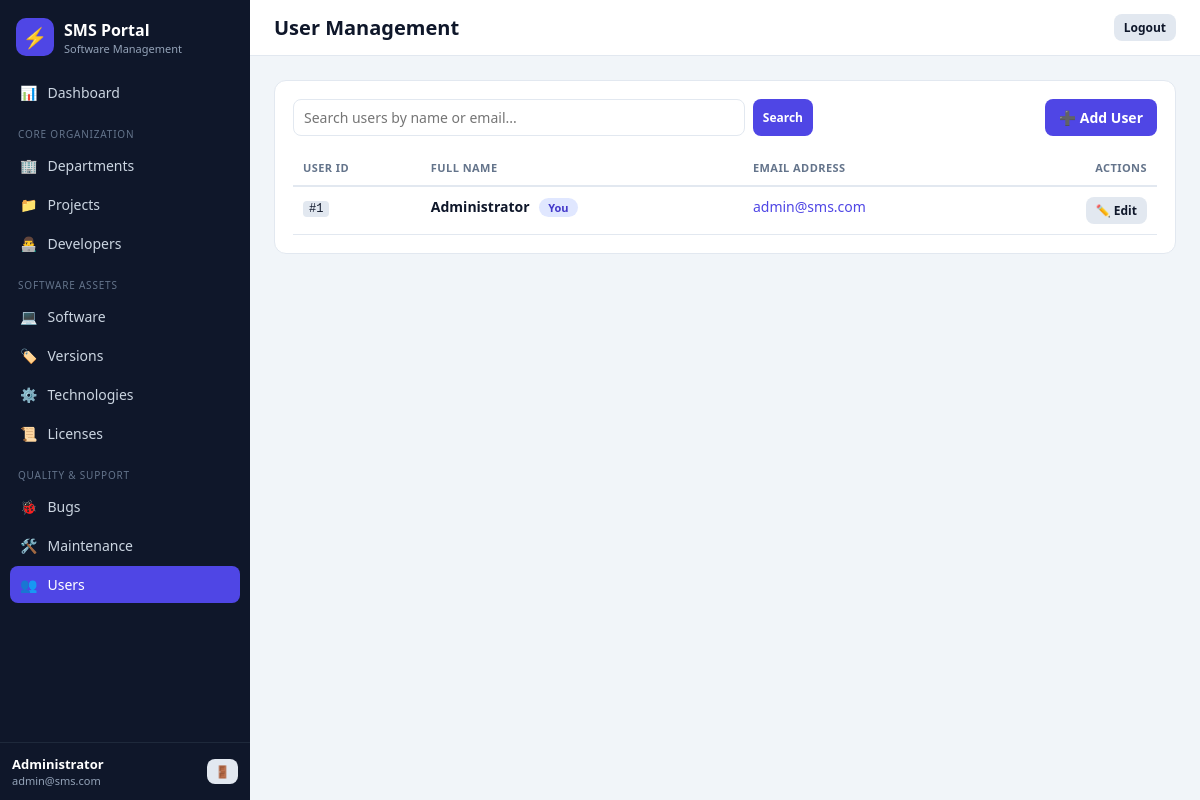
The page /users (signed in) on the database its author committed.
### tables this page shows
CREATE TABLE USERS (
  User_ID INTEGER PRIMARY KEY AUTOINCREMENT,
  Name TEXT NOT NULL,
  Email TEXT NOT NULL UNIQUE,
  Password_Hash TEXT NOT NULL
);

### app.py (the view)
@app.route('/users')
def users():
    s = search_arg()
    w, a = like(s, ['Name', 'Email'])
    return render_template('users.html', search=s,
                           users=q('SELECT User_ID, Name, Email FROM USERS' + w + ' ORDER BY User_ID', a))

### app.py (called while the page is built)
def db():
    if 'db' not in g:
        g.db = sqlite3.connect(DB_PATH)
        g.db.row_factory = sqlite3.Row
        g.db.execute('PRAGMA foreign_keys = ON')
    return g.db

def q(sql, args=()):
    return [dict(r) for r in db().execute(sql, args).fetchall()]

def like(search, cols):
    if not search:
        return '', []
    return ' WHERE ' + ' OR '.join(f'{c} LIKE ?' for c in cols), [f'%{search}%'] * len(cols)

@app.before_request
def guard():
    if request.endpoint in (None, 'static', 'login', 'register'):
        return
    if 'user_id' not in session:
        return redirect(url_for('login'))

@app.context_processor
def inject_user():
    return {'logged_user_name': session.get('user_name', ''),
            'logged_user_email': session.get('user_email', '')}

def search_arg():
    return request.args.get('search', '').strip()

### templates/users.html (shortened to what this page needs)
{% extends "base.html" %}
{% block page_heading %}User Management{% endblock %}
{% block content %}
<div class="card">
  <div class="toolbar-actions">
    <form action="{{ url_for('users') }}" method="GET" class="search-form">
      <input type="text" name="search" class="form-control" placeholder="Search users by name or email..." value="{{ search }}">
      <button type="submit" class="btn btn-primary btn-sm">Search</button>
    </form>
    <button type="button" class="btn btn-primary" onclick="openModal('addUserModal')">
      ➕ Add User
    </button>
  </div>
  <div class="table-responsive">
    <table class="data-table">
      <thead>
        <tr>
          <th>User ID</th>
          <th>Full Name</th>
          <th>Email Address</th>
          <th style="text-align: right;">Actions</th>
        </tr>
      </thead>
      <tbody>
        {% if users %}
          {% for u in users %}
            <tr>
              <td><code>#{{ u.User_ID }}</code></td>
              <td>
                <strong>{{ u.Name }}</strong>
                {% if u.User_ID == session.get('user_id') %}
                  <span class="badge badge-info" style="margin-left: 6px;">You</span>
                {% endif %}
              </td>
              <td><a href="mailto:{{ u.Email }}" style="color: var(--primary);">{{ u.Email }}</a></td>
              <td style="text-align: right;">
                <div class="action-buttons" style="justify-content: flex-end;">
                  <button type="button" class="btn btn-secondary btn-sm"
                          onclick="populateEditUser({{ u.User_ID }}, '{{ u.Name | replace('\'', '\\\'') }}', '{{ u.Email | replace('\'', '\\\'') }}')">
                    ✏️ Edit
                  </button>
                </div>
              </td>
            </tr>
          {% endfor %}
        {% else %}
          <tr>
            <td colspan="4" class="empty-state">No users found. Click "Add User" to register a new system operator.</td>
          </tr>
        {% endif %}
      </tbody>
    </table>
  </div>
</div>
{% endblock %}

### templates/base.html (shortened to what this page needs)
<!DOCTYPE html>
<html lang="en">
<head>
  <link rel="stylesheet" href="{{ url_for('static', filename='css/style.css') }}">
</head>
<body>
  <div class="app-container">
    <aside class="sidebar">
      <div class="sidebar-header">
        <div class="sidebar-brand-icon">⚡</div>
        <div class="sidebar-brand-text">
          <h2>SMS Portal</h2>
          <p>Software Management</p>
        </div>
      </div>
      <nav class="sidebar-nav">
        <a href="{{ url_for('dashboard') }}" class="nav-item {% if request.endpoint == 'dashboard' %}active{% endif %}">
          <span class="icon">📊</span>
          <span>Dashboard</span>
        </a>
        <div class="sidebar-nav-label">Core Organization</div>
        <a href="{{ url_for('departments') }}" class="nav-item {% if request.endpoint == 'departments' %}active{% endif %}">
          <span class="icon">🏢</span>
          <span>Departments</span>
        </a>
        <a href="{{ url_for('projects') }}" class="nav-item {% if request.endpoint == 'projects' %}active{% endif %}">
          <span class="icon">📁</span>
          <span>Projects</span>
        </a>
        <a href="{{ url_for('developers') }}" class="nav-item {% if request.endpoint == 'developers' %}active{% endif %}">
          <span class="icon">👨‍💻</span>
          <span>Developers</span>
        </a>
        <div class="sidebar-nav-label">Software Assets</div>
        <a href="{{ url_for('software') }}" class="nav-item {% if request.endpoint == 'software' %}active{% endif %}">
          <span class="icon">💻</span>
          <span>Software</span>
        </a>
        <a href="{{ url_for('versions') }}" class="nav-item {% if request.endpoint == 'versions' %}active{% endif %}">
          <span class="icon">🏷️</span>
          <span>Versions</span>
        </a>
        <a href="{{ url_for('technologies') }}" class="nav-item {% if request.endpoint == 'technologies' %}active{% endif %}">
          <span class="icon">⚙️</span>
          <span>Technologies</span>
        </a>
        <a href="{{ url_for('licenses') }}" class="nav-item {% if request.endpoint == 'licenses' %}active{% endif %}">
          <span class="icon">📜</span>
          <span>Licenses</span>
        </a>
        <div class="sidebar-nav-label">Quality & Support</div>
        <a href="{{ url_for('bugs') }}" class="nav-item {% if request.endpoint == 'bugs' %}active{% endif %}">
          <span class="icon">🐞</span>
          <span>Bugs</span>
        </a>
        <a href="{{ url_for('maintenance') }}" class="nav-item {% if request.endpoint == 'maintenance' %}active{% endif %}">
          <span class="icon">🛠️</span>
          <span>Maintenance</span>
        </a>
        <a href="{{ url_for('users') }}" class="nav-item {% if request.endpoint == 'users' %}active{% endif %}">
          <span class="icon">👥</span>
          <span>Users</span>
        </a>
      </nav>
      <div class="sidebar-footer">
        <div class="sidebar-user">
          <div class="sidebar-user-info">
            <strong>{{ logged_user_name }}</strong>
            <span>{{ logged_user_email }}</span>
          </div>
          <a href="{{ url_for('logout') }}" title="Logout" class="btn btn-sm btn-secondary" style="padding: 4px 8px;">🚪</a>
        </div>
      </div>
    </aside>
    <div class="main-wrapper">
      <header class="top-navbar">
        <div class="page-title">
          <h1>{% block page_heading %}Software Management System{% endblock %}</h1>
        </div>
        <div class="top-actions">
          <a href="{{ url_for('logout') }}" class="btn btn-sm btn-secondary">
            Logout
          </a>
        </div>
      </header>
      <main class="content-container">
        {% block content %}{% endblock %}
      </main>
    </div>
  </div>
</body>
</html>

### static/css/style.css (style rules this page uses)
:root { --primary:#4f46e5;--primary-d:#4338ca;--bg:#f1f5f9;--card:#fff;--text-main:#0f172a;--text-muted:#64748b;--border-color:#e2e8f0;--sidebar:#0f172a;--radius:12px;--radius-sm:8px }
* { box-sizing:border-box }
body { margin:0;font-family:system-ui,-apple-system,"Segoe UI",Roboto,sans-serif;font-size:14px;background:var(--bg);color:var(--text-main) }
a { text-decoration:none }
code { background:#e2e8f0;padding:1px 6px;border-radius:4px;font-size:12px }
.app-container { display:flex;min-height:100vh }
.sidebar { width:250px;background:var(--sidebar);color:#cbd5e1;display:flex;flex-direction:column;position:sticky;top:0;height:100vh;overflow-y:auto;flex-shrink:0 }
.sidebar-header { display:flex;gap:10px;align-items:center;padding:18px 16px }
.sidebar-brand-icon { width:38px;height:38px;border-radius:10px;background:var(--primary);display:flex;align-items:center;justify-content:center;font-size:20px }
.sidebar-brand-text h2 { margin:0;font-size:16px;color:#fff }
.sidebar-brand-text p { margin:0;font-size:11px;color:#94a3b8 }
.sidebar-nav { padding:0 10px;flex:1 }
.sidebar-nav-label { font-size:10px;text-transform:uppercase;letter-spacing:.08em;color:#64748b;margin:16px 8px 6px }
.nav-item { display:flex;gap:10px;align-items:center;padding:9px 10px;border-radius:var(--radius-sm);color:#cbd5e1;margin-bottom:2px }
.nav-item.active { background:var(--primary);color:#fff }
.sidebar-footer { padding:12px;border-top:1px solid #1e293b }
.sidebar-user { display:flex;justify-content:space-between;align-items:center;gap:8px }
.sidebar-user-info { min-width:0 }
.sidebar-user-info strong { display:block;color:#fff;font-size:13px }
.sidebar-user-info span { display:block;font-size:11px;color:#94a3b8;overflow:hidden;text-overflow:ellipsis }
.main-wrapper { flex:1;min-width:0;display:flex;flex-direction:column }
.top-navbar { display:flex;justify-content:space-between;align-items:center;padding:14px 24px;background:var(--card);border-bottom:1px solid var(--border-color) }
.top-navbar h1 { margin:0;font-size:20px }
.content-container { padding:24px }
.card { background:var(--card);border:1px solid var(--border-color);border-radius:var(--radius);padding:18px;margin-bottom:18px }
.toolbar-actions { display:flex;justify-content:space-between;gap:12px;margin-bottom:14px;flex-wrap:wrap }
.search-form { display:flex;gap:8px;flex:1;max-width:520px }
.form-control { width:100%;padding:8px 10px;border:1px solid var(--border-color);border-radius:var(--radius-sm);font:inherit;background:#fff;color:var(--text-main) }
.btn { display:inline-flex;align-items:center;gap:6px;padding:8px 14px;border:0;border-radius:var(--radius-sm);font:inherit;font-weight:600;cursor:pointer;white-space:nowrap }
.btn-primary { background:var(--primary);color:#fff }
.btn-secondary { background:#e2e8f0;color:#0f172a }
.btn-sm { padding:5px 10px;font-size:12px }
.action-buttons { display:flex;gap:6px }
.table-responsive { overflow-x:auto }
.data-table { width:100%;border-collapse:collapse }
.data-table th { text-align:left;font-size:11px;text-transform:uppercase;letter-spacing:.04em;color:var(--text-muted);padding:10px;border-bottom:2px solid var(--border-color);white-space:nowrap }
.data-table td { padding:10px;border-bottom:1px solid var(--border-color);vertical-align:top }
.badge { display:inline-block;padding:2px 9px;border-radius:99px;font-size:11px;font-weight:600;white-space:nowrap }
.badge-info { background:#e0e7ff;color:#4338ca }

### rows shown on the page
USERS: Name "Administrator", Email "admin@sms.com", User_ID "1", shows "You"
